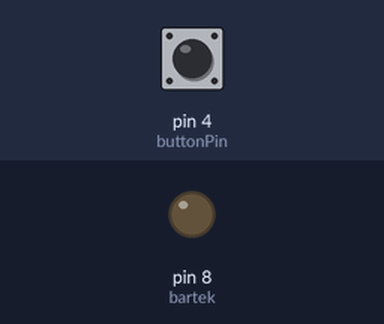
The sketch below on a simulated Arduino Uno, built with avr-gcc and run on an emulated ATmega328P. Parts: output pins drawn as LEDs (lit = HIGH). Inputs (shaded band) come from the test bench; at power-on: pin 4 (buttonPin) HIGH.

Above: at 1.2 s.
1.3 s: pin 4 (buttonPin) pulled LOW for 0.15 s
At 1.37 s:
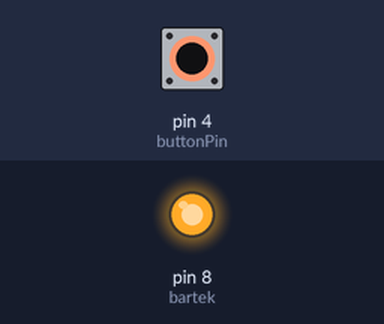
2.9 s: pin 4 (buttonPin) pulled LOW for 3.2 s
At 6.9 s:
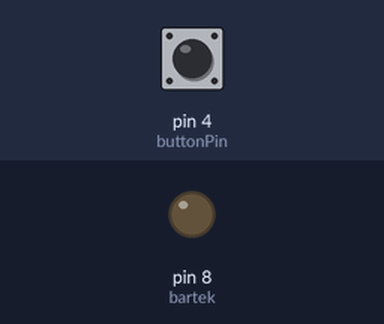
Timing chart, 0 to 8.4 s (numbered marks = the images above; inputs shaded):
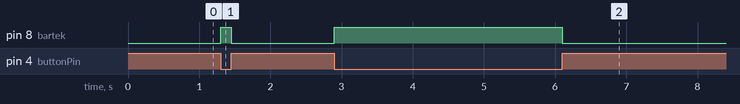

Measured:
- after the input at 1.3 s, pin 8 (bartek): LOW → HIGH at once, → LOW 0.15 s later
- after the input at 2.9 s, pin 8 (bartek): LOW → HIGH at once, → LOW 3.2 s later

The sketch:

code.ino
```cpp
int buttonPin = 4;
int bartek = 8;

void setup() {
  pinMode(bartek, OUTPUT);
  pinMode(buttonPin, INPUT_PULLUP);
}

void loop() {
  int buttonState = digitalRead(buttonPin);

  if (buttonState == LOW) {
    digitalWrite(bartek, HIGH);
  } else {
    digitalWrite(bartek, LOW);
  }
}
```
